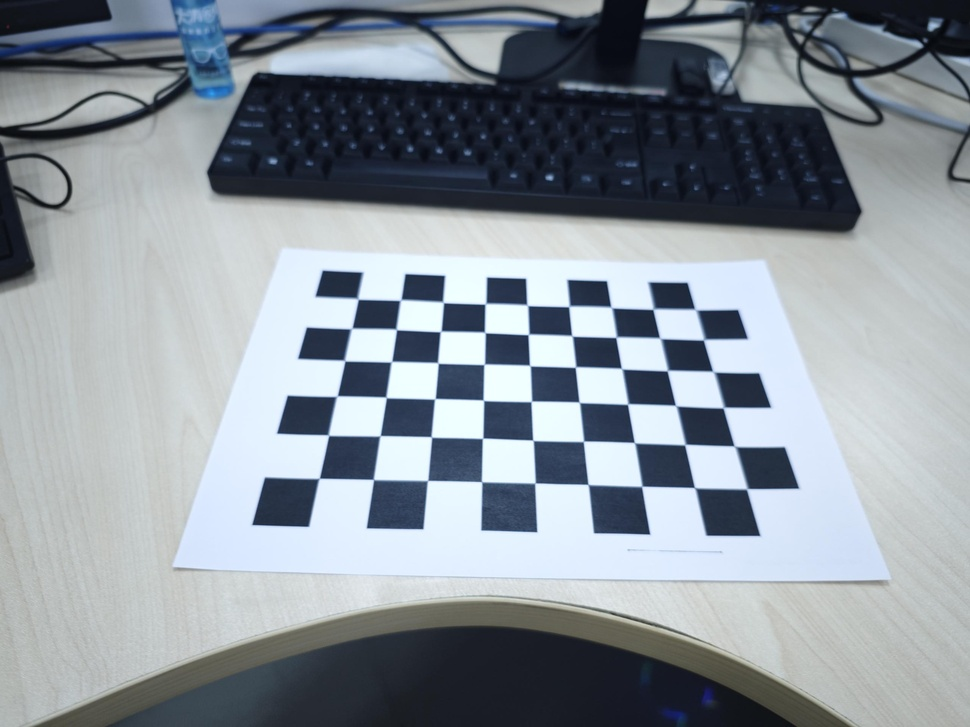
#> input picture calib_images/1.jpg, 970 x 727 px, shrunk from 2560 x 1920 before the run; its folder holds 4 pictures in this run
$ python camera_calibration.py
#> lines starting #> are read from the running program, lines starting #| are printed output that depends on the picture
import cv2
import numpy as np
import glob
import json

# 参数设置
CHECKERBOARD = (9, 6)  # 内角点数量
square_size = 24.375  # 单位：mm（需实际测量）
images = glob.glob('calib_images/*.jpg')

# 生成三维点
objp = np.zeros((CHECKERBOARD[0] * CHECKERBOARD[1], 3), np.float32)
objp[:, :2] = np.mgrid[0:CHECKERBOARD[0], 0:CHECKERBOARD[1]].T.reshape(-1, 2) * square_size

# 存储标定数据
obj_points = []
img_points = []

# 处理所有图片
for fname in images:
    img = cv2.imread(fname)
#> img is the input picture: shape (727, 970, 3); mean B, G, R 154.8, 147.1, 138.9
    gray = cv2.cvtColor(img, cv2.COLOR_BGR2GRAY)
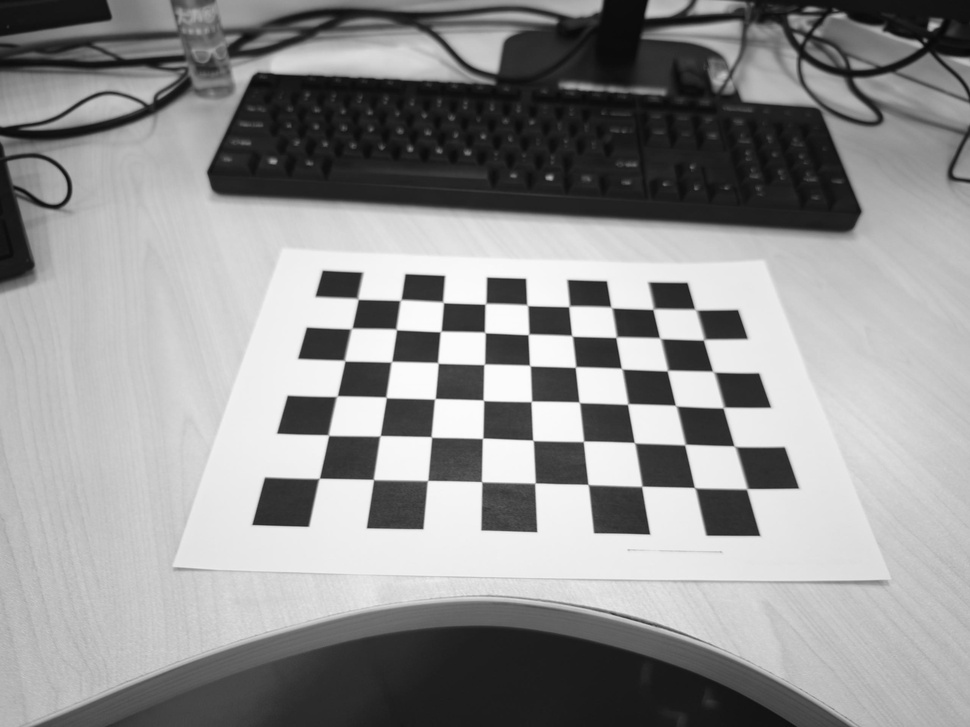
#> gray: shape (727, 970); min 7, max 252, mean 145.5

    ret, corners = cv2.findChessboardCorners(gray, CHECKERBOARD, None)
#> ret = True; corners = 54 rows, first 8: [358.5, 299.5], [400.9, 299.7], [443.6, 302.8], [484.8, 304.4], [527.1, 305], [568.5, 306.8], [610.5, 306.7], [652.6, 309.6]
    if ret:
        # 亚像素优化
        corners_sub = cv2.cornerSubPix(gray, corners, (11, 11), (-1, -1),
                                       (cv2.TERM_CRITERIA_EPS + cv2.TERM_CRITERIA_MAX_ITER, 30, 0.001))
#> corners_sub = 54 rows, first 8: [357.8, 298.8], [400.5, 300], [443.1, 302.3], [485.4, 303.7], [527.3, 305.2], [569, 306.3], [611.4, 307.4], [653.2, 309.1]
        obj_points.append(objp)
        img_points.append(corners_sub)
#> pass 2 of the loop `for fname in images:`:
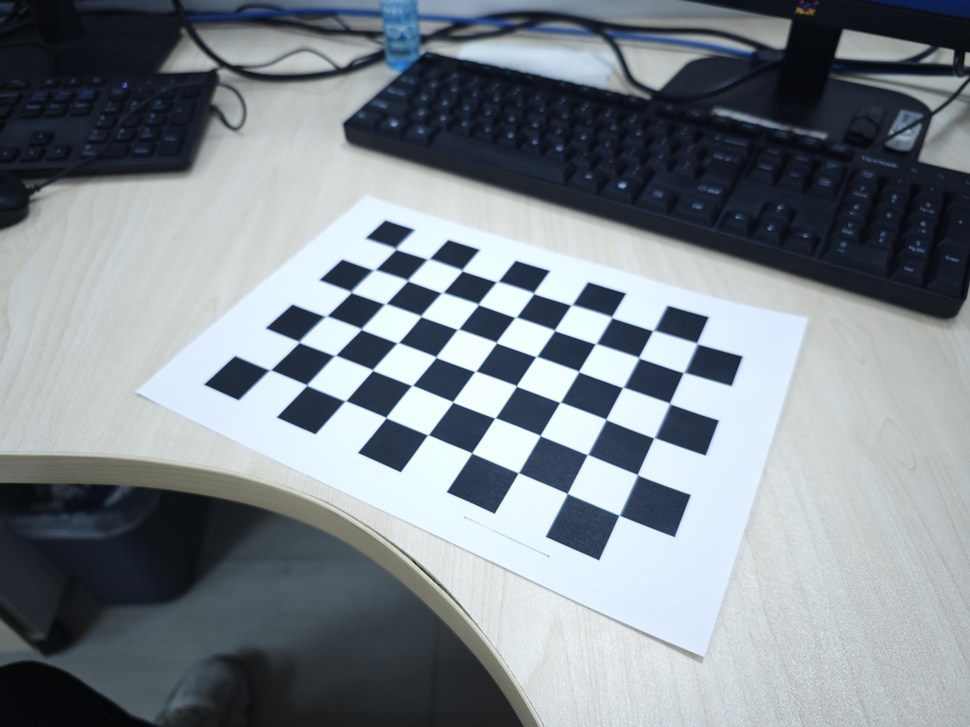
#> input picture calib_images/10.jpg, 970 x 727 px, shrunk from 2560 x 1920 before the run
#> img is the input picture: shape (727, 970, 3); mean B, G, R 142, 134.9, 127.2
#> `gray = cv2.cvtColor(img, cv2.COLOR_BGR2GRAY)`:
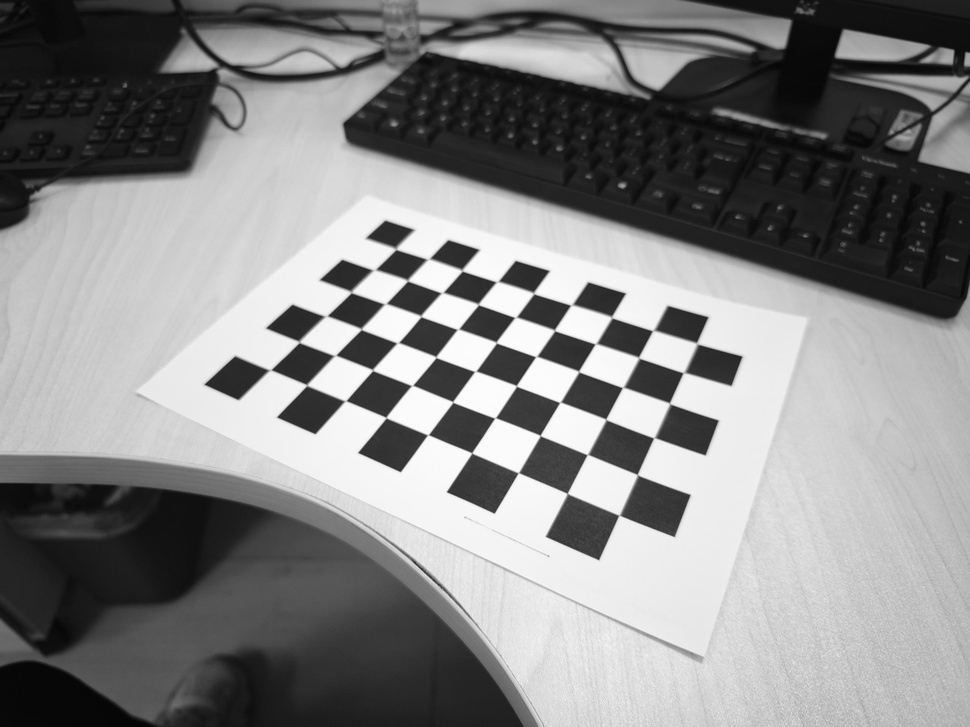
#> gray: shape (727, 970); min 4, max 254, mean 133.5
#> corners = 54 rows, first 8: [396.1, 249.6], [426.8, 259.7], [462.4, 271.2], [497.4, 281.7], [533.8, 293.7], [570.4, 305.4], [611.8, 317.8], [652.2, 330.9]
#> corners_sub = 54 rows, first 8: [395.7, 248.8], [428.2, 259], [462.1, 270.4], [497.1, 281.6], [533.6, 293.1], [571.4, 305], [611.6, 317.1], [653.2, 330.6]
#> pass 3 of the loop `for fname in images:`:
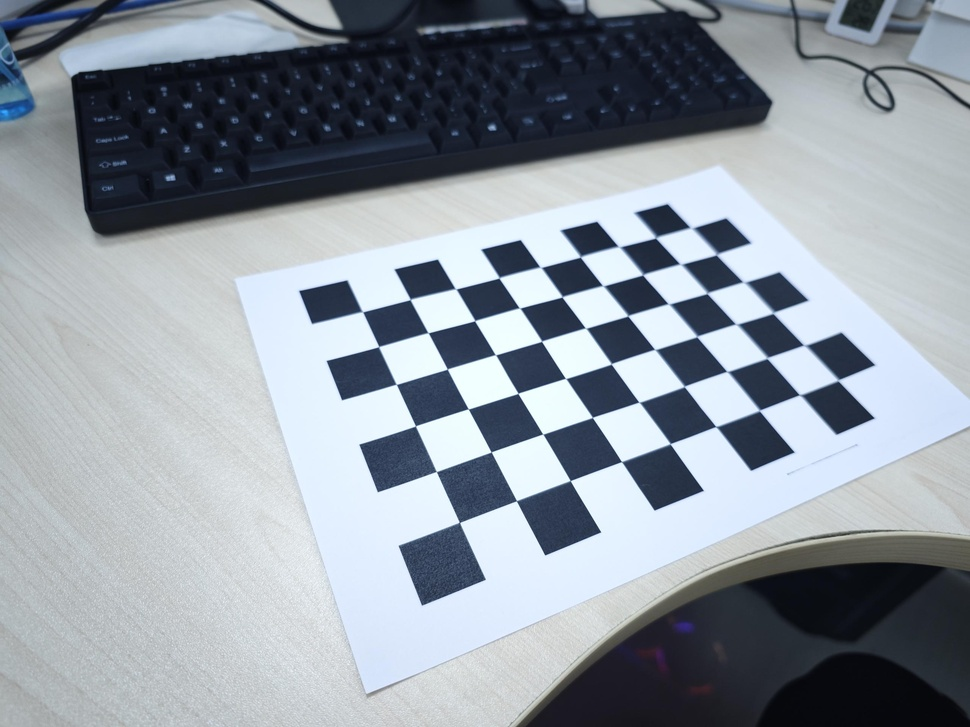
#> input picture calib_images/11.jpg, 970 x 727 px, shrunk from 2560 x 1920 before the run
#> img is the input picture: shape (727, 970, 3); mean B, G, R 159.4, 150.6, 142.7
#> `gray = cv2.cvtColor(img, cv2.COLOR_BGR2GRAY)`:
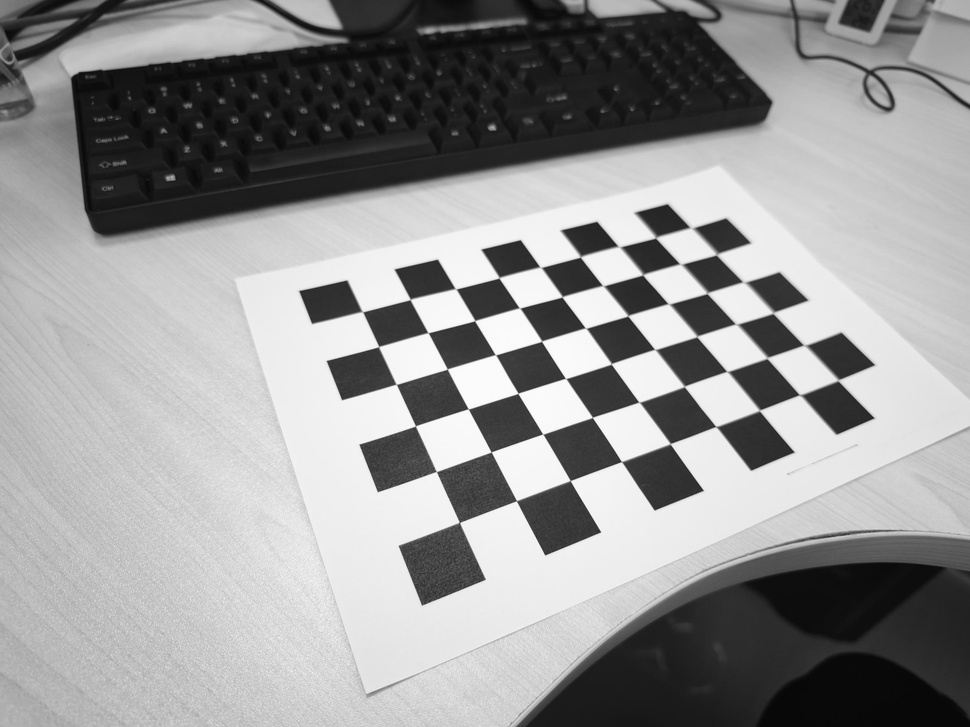
#> gray: shape (727, 970); min 6, max 253, mean 149.3
#> corners = 54 rows, first 8: [362.7, 311.9], [410.2, 299.5], [455.7, 289], [499.1, 277.8], [540.5, 267.4], [580.2, 257.2], [617.7, 246.5], [655.3, 238.1]
#> corners_sub = 54 rows, first 8: [362.3, 311.7], [410.2, 299.3], [455.6, 288.8], [499, 277.7], [540.6, 267.2], [580.3, 256.7], [619, 246.6], [655.7, 237.5]
#> the loop made 4 passes; the first 3 are shown

# 标定相机
ret, mtx, dist, rvecs, tvecs = cv2.calibrateCamera(
    obj_points, img_points, gray.shape[::-1], None, None)

# 计算重投影误差
mean_error = 0
for i in range(len(obj_points)):
    imgpoints2, _ = cv2.projectPoints(obj_points[i], rvecs[i], tvecs[i], mtx, dist)
    error = cv2.norm(img_points[i], imgpoints2, cv2.NORM_L2) / len(imgpoints2)
    mean_error += error
print(f"平均重投影误差: {mean_error / len(obj_points):.4f} 像素")


def save_para(filename, matrix, dist):
    camera_para_dict = {"mtx": matrix, "dist": dist}
    temp = json.dumps(camera_para_dict, indent=4)
    with open(filename, 'w') as json_file:
        json_file.write(temp)


# 保存参数
save_para("camera_intr_opt.json", mtx.tolist(), dist.tolist())
